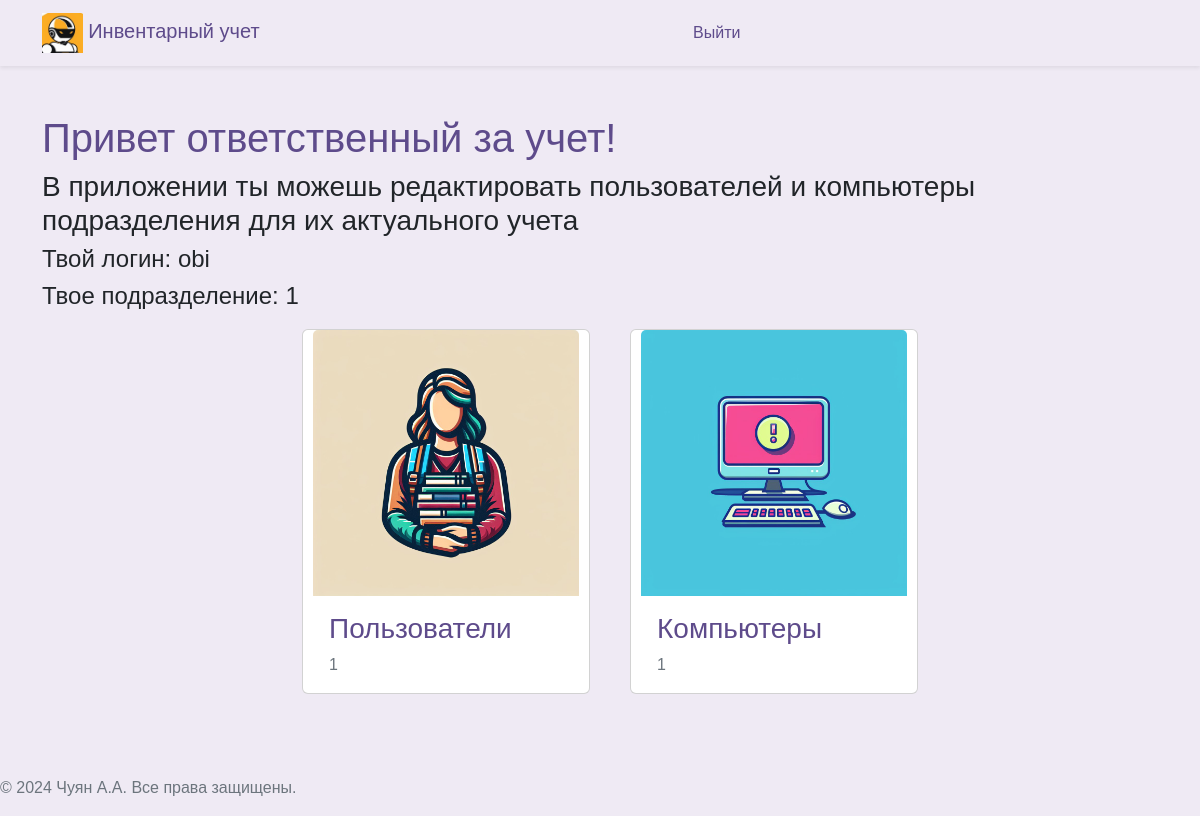
Before: / (signed in) with the older database file.
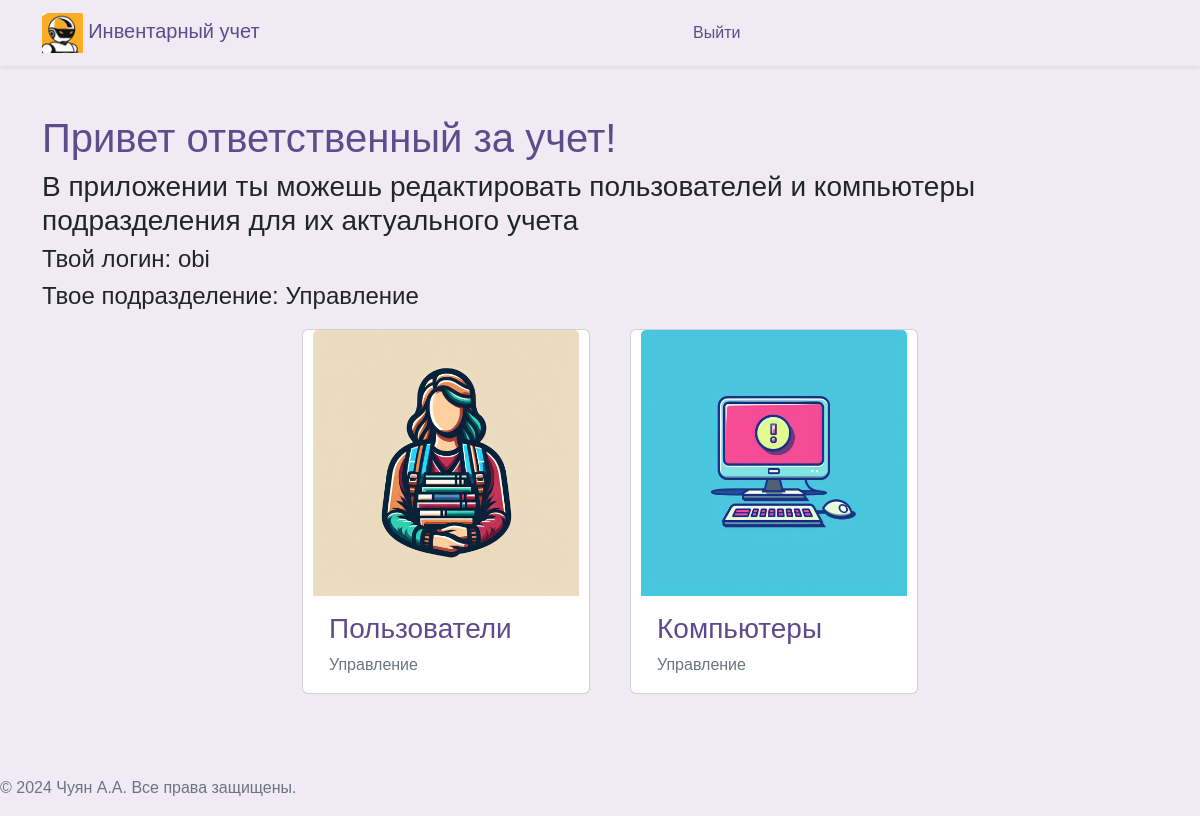
After: the same page with the newer database file.
### src/database/models.py (models this page shows)
class Worker(Base):
    __tablename__ = "worker"
    id = Column(Integer, primary_key=True)
    role = Column(Enum(Role), default=Role.guest)
    fio = Column(String)
    name = Column(String, unique=True)
    password = Column(String)
    department = Column(String)
    position = Column(String)
    description = Column(String, default=None)
    conn_worker_arm = relationship(
        "Arm", back_populates="conn_arm_worker"
    )

### src/frontend/router.py (the view)
@router.get("/")
async def get_auth(
    request: Request,
    worker: Worker | None = Depends(get_correct_worker_frontend)
):
    if worker:
        log.debug(f"Debug --- get_correct_worker_frontend worker.name= {worker.name}")
        return templates.TemplateResponse("index.html", {"request": request, "worker": worker})
    else:
        return RedirectResponse(url="/auth", status_code=status.HTTP_301_MOVED_PERMANENTLY)

### src/frontend/template/index.html (shortened to what this page needs)
{% extends "base/base.html" %}
{% block content %}
<head>
</head>
{% if worker.role.value == 'user' %}
<li class="nav-item {% if request_path == '/prepod' %}active{% endif %}">
    <div class="row">
      <div class="col-12">
        <h1>Привет ответственный за учет!</h1>
        <h3>В приложении ты можешь редактировать пользователей и компьютеры подразделения для их актуального учета</h1>
        <h4>Твой логин: {{ worker.name }}</h5>
        <h4>Твое подразделение: {{ worker.department }}</h5>
      </div>
    </div>
    <div class="d-flex justify-content-center">
      <div class="d-flex flex-wrap justify-content-around">
        <a class="nav-link" href="/workers">
          <div class="card" style="width: 18rem; margin: 10px;">
            <img src="../assets/img/workers.jpg" class="card-img-top" alt="...">
            <div class="card-body">
            <h3 class="card-title">Пользователи</h3>
            <p class="card-text">{{ worker.department }}</p>
        </div>
      </a>
      </div>
      <div class="d-flex flex-wrap justify-content-around">
        <a class="nav-link" href="/arms">
          <div class="card" style="width: 18rem; margin: 10px;">
            <img src="../assets/img/arm.jpg" class="card-img-top" alt="...">
            <div class="card-body">
            <h3 class="card-title">Компьютеры</h3>
            <p class="card-text">{{ worker.department }}</p>
        </div>
      </a>
      </div>
    </div>
  </div>
{% endif %}
{% endblock %}

Changed rows visible on the page:
changed Worker "obi": department "1" → "Управление"
